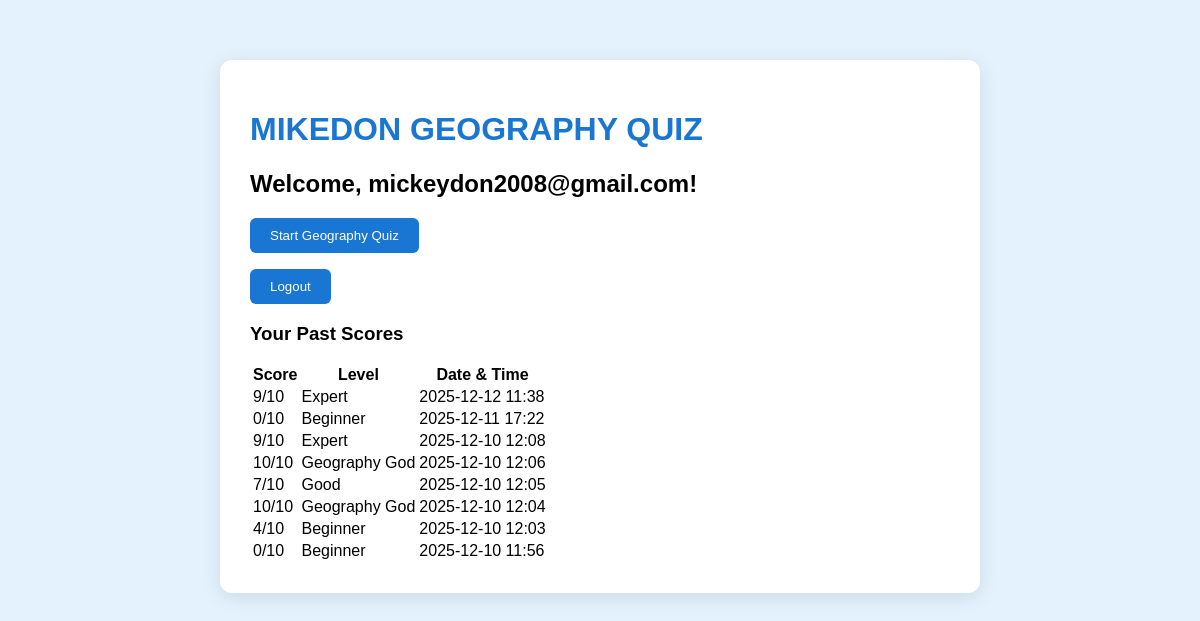
Page /userhome (signed in) on the earlier database version.
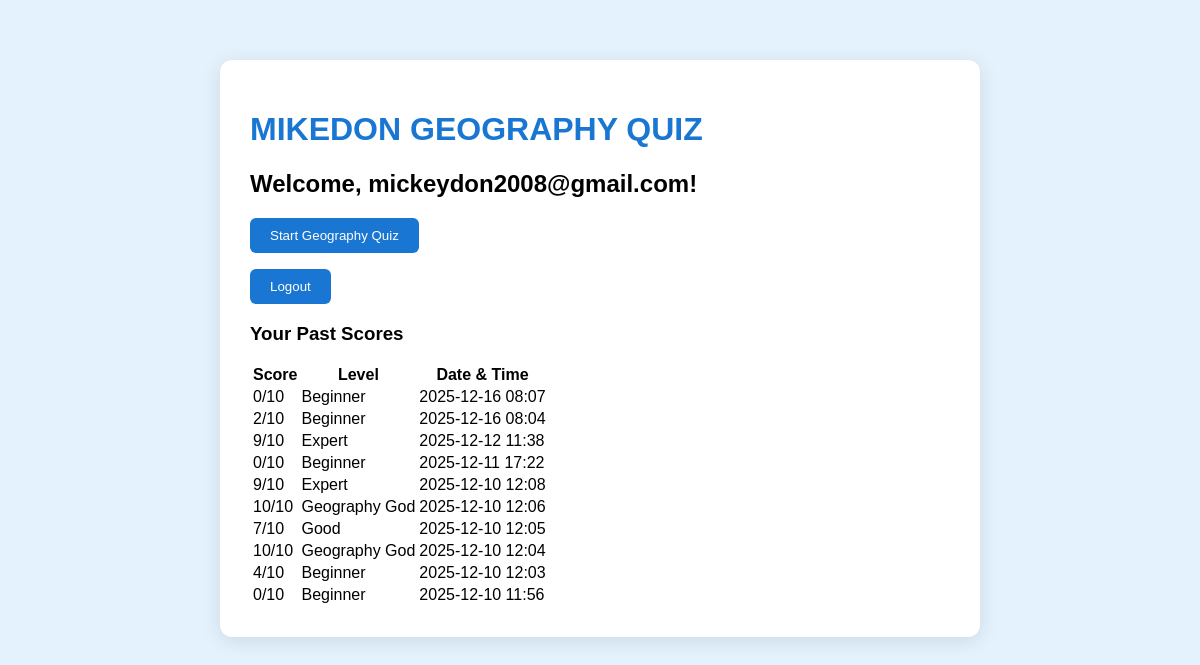
Same page on the later database version.
### tables this page shows
CREATE TABLE records (
                 id INTEGER PRIMARY KEY AUTOINCREMENT,
                 user_id INTEGER,
                 score INTEGER,
                 level TEXT,
                 timestamp TEXT,
                 time_taken INTEGER DEFAULT 0);

### app.py (the view)
@app.route('/userhome')
def user_home():
    if 'user_id' not in session:
        return redirect(url_for('login'))
    conn = sqlite3.connect('database.db')
    c = conn.cursor()
    c.execute("SELECT score, level, timestamp FROM records WHERE user_id=? ORDER BY timestamp DESC", (session['user_id'],))
    records = c.fetchall()
    conn.close()
    return render_template('userHome.html', username=session['username'], records=records)

### templates/userHome.html (shortened to what this page needs)
<!DOCTYPE html>
<html>
<head>
    <link rel="stylesheet" href="{{ url_for('static', filename='styles.css') }}">
</head>
<body>
<div class="box">
    <h1>MIKEDON GEOGRAPHY QUIZ</h1>
    <h2>Welcome, {{ username }}!</h2>
    <p><a href="/collectingdata"><button>Start Geography Quiz</button></a></p>
    <p><a href="/logout"><button>Logout</button></a></p>
    {% if records %}
    <h3>Your Past Scores</h3>
    <table>
        <tr>
            <th>Score</th>
            <th>Level</th>
            <th>Date & Time</th>
        </tr>
        {% for r in records %}
        <tr>
            <td>{{ r[0] }}/10</td>
            <td>{{ r[1] }}</td>
            <td>{{ r[2] }}</td>
        </tr>
        {% endfor %}
    </table>
    {% else %}
    <p>No quiz taken yet. Start now!</p>
    {% endif %}
</div>
</body>
</html>

Differences in the rows shown:
added records: score "0", level "Beginner", timestamp "2025-12-16 08:07"
added records: score "2", level "Beginner", timestamp "2025-12-16 08:04"
